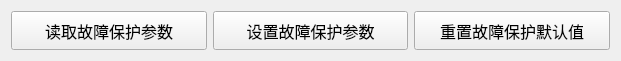
  <widget class="QWidget" name="layoutWidget">
   <property name="geometry">
    <rect>
     <x>10</x>
     <y>700</y>
     <width>621</width>
     <height>61</height>
    </rect>
   </property>
   <layout class="QHBoxLayout" name="horizontalLayout">
    <item>
     <widget class="QPushButton" name="btn_readCritAct">
      <property name="sizePolicy">
       <sizepolicy hsizetype="Minimum" vsizetype="Preferred">
        <horstretch>0</horstretch>
        <verstretch>0</verstretch>
       </sizepolicy>
      </property>
      <property name="font">
       <font>
        <pointsize>12</pointsize>
       </font>
      </property>
      <property name="text">
       <string>读取故障保护参数</string>
      </property>
     </widget>
    </item>
    <item>
     <widget class="QPushButton" name="btn_setCritAct">
      <property name="sizePolicy">
       <sizepolicy hsizetype="Minimum" vsizetype="Preferred">
        <horstretch>0</horstretch>
        <verstretch>0</verstretch>
       </sizepolicy>
      </property>
      <property name="font">
       <font>
        <pointsize>12</pointsize>
       </font>
      </property>
      <property name="text">
       <string>设置故障保护参数</string>
      </property>
     </widget>
    </item>
    <item>
     <widget class="QPushButton" name="btn_resetCritAct">
      <property name="sizePolicy">
       <sizepolicy hsizetype="Preferred" vsizetype="Preferred">
        <horstretch>0</horstretch>
        <verstretch>0</verstretch>
       </sizepolicy>
      </property>
      <property name="font">
       <font>
        <pointsize>12</pointsize>
       </font>
      </property>
      <property name="text">
       <string>重置故障保护默认值</string>
      </property>
     </widget>
    </item>
   </layout>
  </widget>
